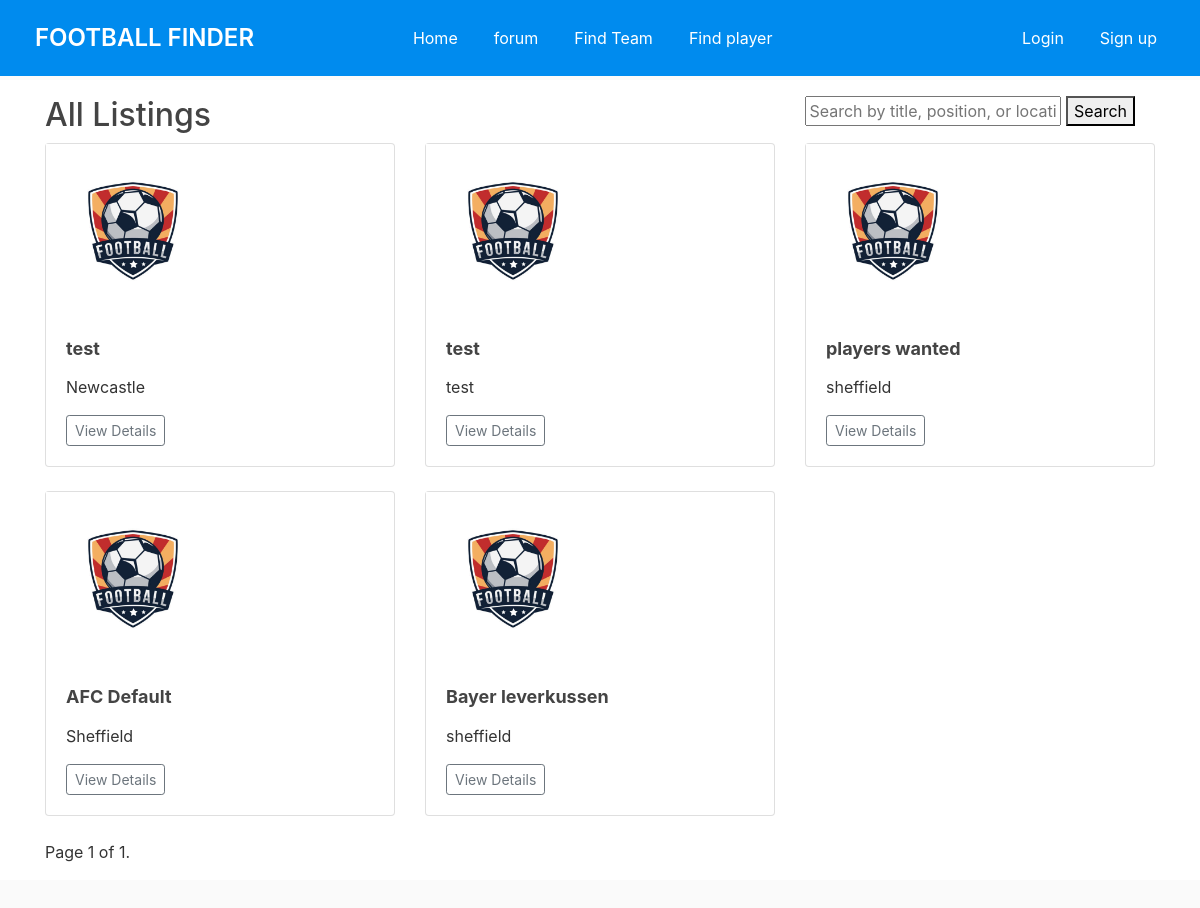
Page /all-listings/ on the committed database.
### ffinderapp/models.py (models this page shows, shortened)
class Listing(models.Model):
    team = models.ForeignKey(get_user_model(), on_delete=models.CASCADE)  # Assuming team is a custom user model
    title = models.CharField(max_length=100)
    description = models.TextField()
    requirements = models.TextField()
    created_at = models.DateTimeField(auto_now_add=True)
    location = models.CharField(max_length=100, default='')
    city = models.CharField(max_length=100, default='')
    photo = models.ImageField(upload_to='media/listing_photos/', null=True, blank=True)  # Adding photo field
    positions = models.CharField(max_length=100, default='')
    user_profile = models.ForeignKey('CustomUser', on_delete=models.CASCADE, null=True)
    contact_number = models.CharField(max_length=15, default='')

### ffinderapp/views.py (the view)
# urls.py: path('all-listings/', views.all_listings, name='all_listings'),
def all_listings(request):
    search_query = request.GET.get('search')
    listings = Listing.objects.all()
    if search_query:
        listings = listings.filter(Q(title__icontains=search_query) |
            Q(positions__icontains=search_query) |
            Q(location__icontains=search_query))
    paginator = Paginator(listings, 10)  # 10 listings per page
    page_number = request.GET.get('page')
    try:
        listings_page = paginator.page(page_number)
    except PageNotAnInteger:
        listings_page = paginator.page(1)
    except EmptyPage:
        listings_page = paginator.page(paginator.num_pages)
    return render(request, 'ffinderapp/all_listings.html', {'listings': listings_page})

### ffinderapp/templates/ffinderapp/all_listings.html (shortened to what this page needs)
{% extends "ffinderapp/base.html" %}
{% load crispy_forms_tags %}
{% load static %}
{% block content %}
<div class="container">
    <form class="search-bar" method="get">
        <input type="text" name="search" placeholder="Search by title, position, or location">
        <button type="submit">Search</button>
      </form>
  <h2>All Listings</h2>
  <div class="row">
      {% for listing in listings %}
      <div class="col-md-4">
          <div class="card mb-4 shadow-sm">
              {% if listing.photo %}
              <img src="{{ listing.photo.url }}" class="card-img-top" alt="{{ listing.title }}">
              {% else %}
              <div class="placeholder-image">
                  <img src="{% static 'media/logo.jpeg' %}" alt="No Photo Available">
              </div>
              {% endif %}
              <div class="card-body">
                  <h5 class="card-title">{{ listing.title }}</h5>
                  <p>{{ listing.location }}</p>
                  <div class="d-flex justify-content-between align-items-center">
                      <div class="btn-group">
                          <a href="{% url 'listing_detail' listing.id %}" class="btn btn-sm btn-outline-secondary">View Details</a>
                      </div>
                  </div>
              </div>
          </div>
      </div>
      {% endfor %}
  </div>
  <div class="pagination">
      <span class="step-links">
          <span class="current">
              Page {{ listings.number }} of {{ listings.paginator.num_pages }}.
          </span>
      </span>
  </div>
</div>
{% endblock %}

### ffinderapp/static/css/styles.css (style rules this page uses)
html { position: relative; min-height: 100%; }
body { background: #fafafa; color: #333333; margin-top: 5rem; margin-bottom: 50px; }
h1, h2, h3, h4, h5, h6 { color: #444444; }
.card { margin-bottom: 20px; display: table; width: 100%; }
.placeholder-image img { max-width: 50%; height: auto; }
.card-title { font-size: 18px; font-weight: bold; margin-bottom: 10px; }
.search-bar { float: right; margin-right: 20px; }

### rows in the picture
Listing: title "test", location "Newcastle"
Listing: title "test", location "test"
Listing: title "players wanted", location "sheffield"
Listing: title "AFC Default", location "Sheffield"
Listing: title "Bayer leverkussen", location "sheffield"

### other values in the picture
{{ listings.number }} "1"
{{ listings.paginator.num_pages }} "1"
